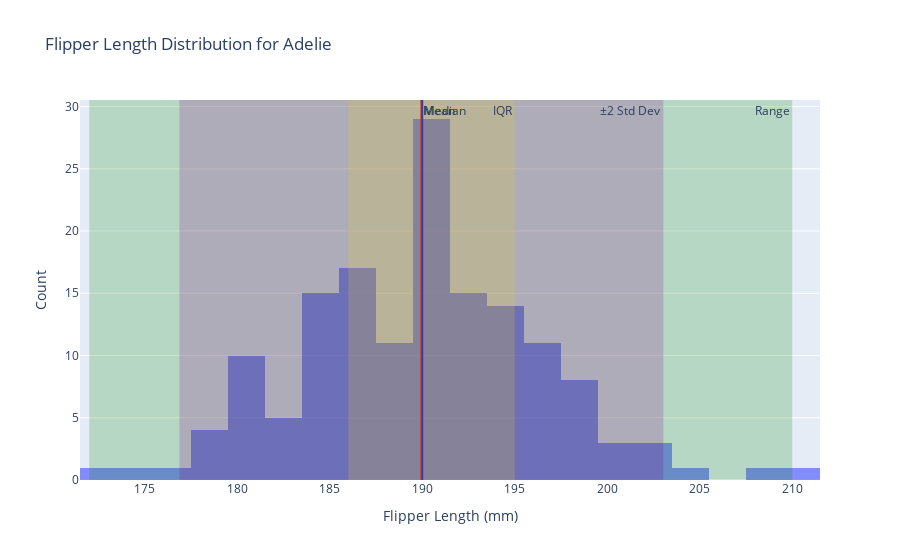
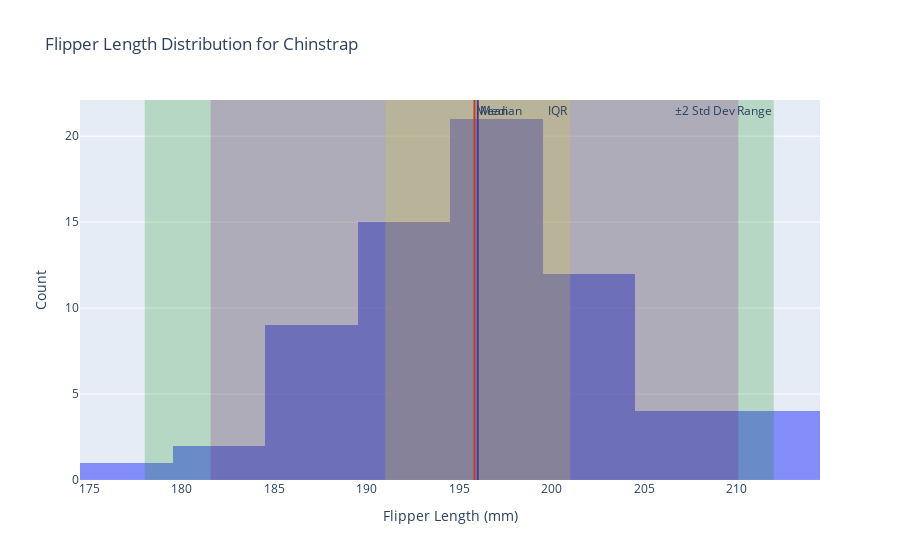
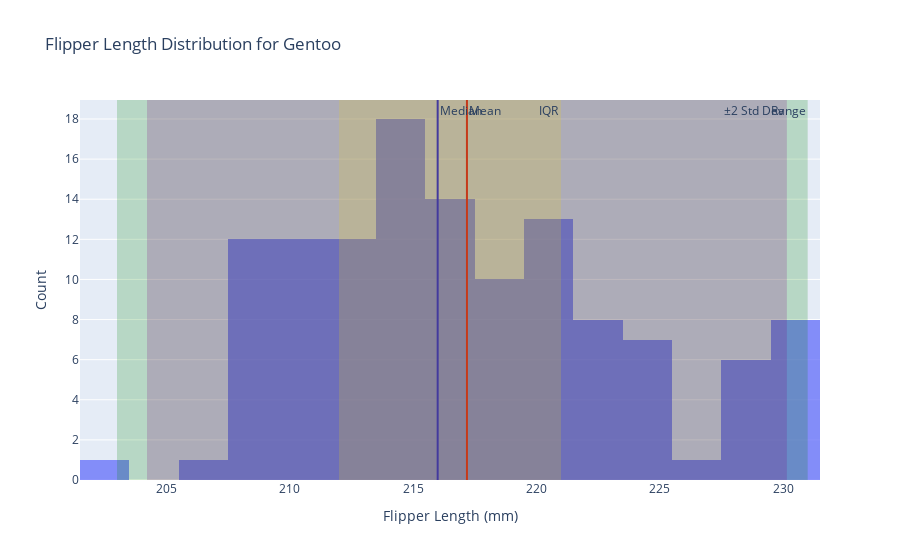

Notebook source saved alongside these figures, in order:
### Markdown cell above
#### 1. Use *fig.add_[h/v]line()* and *fig.add_[h/v]rect()* to mark, respspectively, location (mean and median) and scale (range, interquartile range, and a range defined by two standard deviations away from the mean in both directions) of *flipper_length_mm* for each _species_ onto _plotly_ histograms of *flipper_length_mm* for each _species_ in the penguins dataset<br>

<details class="details-example"><summary style="color:blue"><u>Further Guidance</u></summary>

**Time Management Warning**: it takes a long time to make a figure, whether you're working with a ChatBot, or building it from scratch based on trial and error changes with your code. ChatBots remove the need to understand the detailed nuances of data visualization library arguments and construction procedures. But after you've passed the 30 minute range of effort working with your ChatBot for this problem to try to get what you want, then your only options are to start a new session and hope for a smoother experience based on improved clarity of your directions, or submit what you have along with a brief note highlighting the duration in your chatlog history where your efforts to make progress did not produce the desired outcome.

> The code referenced above [*fig.add_[h/v]line()*](https://plotly.com/python/horizontal-vertical-shapes/) and [*fig.add_[h/v]rect()*](https://plotly.com/python/line-charts/) refer to `fig.add_hline()` and `fig.add_hline()` and `fig.add_hrect()` and `fig.add_vrect()` which overly lines rectangles onto a figure from different orientation perspectives.
>
> - _There are several considerations in this problem..._
>     - _The histograms can be on the same figure, on separate figures, or separated into different panels in the same figure_
>     - _The elements within a figure should be well annotated, probobably using a so-called legend to help make sure annotations don't overlap each other and are clear and readible_
> - _There are several ways to approach this problem..._
>     - _You will likely be very pleased when you run the code returned to you as the result of pasting this question in as a prompt into a ChatBot session; but, you will also likely need to interact with the ChatBot to ask for adjustments to the code which give a final satisfactory figure (and this is the recommended approach to get the experience this problem intends you to have)_
>     - _**When using a ChatBot, if the code provided by your ChatBot results in an error, show the error to your ChatBot and iterate this process with the adjusted "fixed" code provided by the ChatBot... this process usually converges some something workable that's pretty close to what you were going for**_
>     - <u>**And don't forget, a ChatBot can explain what how code it provides works, if you ask it to...**</u>
>     - _You could alternatively figure out how to code this plot up for yourself by looking at the provided documentation links and perhaps using some additional google searchers or ChatBot queries to help out with specific issues or examples; and, if you end up interested in figuring out a little more how the code works that's great and definitely feel free to go ahead and do so, but at this stage the point of this problem is to understand the general ideas of figures themselves as opposed to being an expert about the code that generated them_
    
</details>

### Code cell
import pandas as pd
import plotly.graph_objects as go

# Load the dataset
url = "https://raw.githubusercontent.com/mwaskom/seaborn-data/master/penguins.csv"
penguins = pd.read_csv(url)

# Define a function to create histograms
def create_histogram(species_data, species_name):
    mean = species_data['flipper_length_mm'].mean()
    median = species_data['flipper_length_mm'].median()
    std_dev = species_data['flipper_length_mm'].std()
    range_min, range_max = species_data['flipper_length_mm'].min(), species_data['flipper_length_mm'].max()
    q1, q3 = species_data['flipper_length_mm'].quantile(0.25), species_data['flipper_length_mm'].quantile(0.75)
    
    # Create a histogram
    fig = go.Figure()
    fig.add_trace(go.Histogram(x=species_data['flipper_length_mm'], opacity=0.75, name=species_name))
    
    # Add vertical lines for mean and median
    fig.add_vline(mean, line_color='red', line_width=2, annotation_text='Mean', annotation_position='top right')
    fig.add_vline(median, line_color='blue', line_width=2, annotation_text='Median', annotation_position='top right')

    # Add rectangles for ranges
    fig.add_vrect(x0=range_min, x1=range_max, fillcolor='green', opacity=0.2, line_width=0, annotation_text='Range')
    fig.add_vrect(x0=q1, x1=q3, fillcolor='yellow', opacity=0.2, line_width=0, annotation_text='IQR')
    fig.add_vrect(x0=mean - 2*std_dev, x1=mean + 2*std_dev, fillcolor='purple', opacity=0.2, line_width=0, annotation_text='±2 Std Dev')

    # Update layout
    fig.update_layout(title=f'Flipper Length Distribution for {species_name}',
                      xaxis_title='Flipper Length (mm)',
                      yaxis_title='Count',
                      legend=dict(x=0.85, y=0.95))
    
    return fig

# Create and display histograms for each species
species_list = penguins['species'].unique()
for species in species_list:
    species_data = penguins[penguins['species'] == species]
    fig = create_histogram(species_data, species)
    fig.show()

### Figure 1 — Plotly figure (JSON) as saved in the notebook; plotly's stock layout.template omitted (floating-point values rounded to 4 significant figures; data arrays with more than 128 entries replaced by an {"elided": "..."} marker saying what was removed)
{"data": [{"name": "Adelie", "opacity": 0.75, "type": "histogram", "x": {"elided": "152 int values"}}], "layout": {"annotations": [{"showarrow": false, "text": "Mean", "x": 190.0, "xanchor": "left", "xref": "x", "y": 1, "yanchor": "top", "yref": "y domain"}, {"showarrow": false, "text": "Median", "x": 190, "xanchor": "left", "xref": "x", "y": 1, "yanchor": "top", "yref": "y domain"}, {"showarrow": false, "text": "Range", "x": 210, "xanchor": "right", "xref": "x", "y": 1, "yanchor": "top", "yref": "y domain"}, {"showarrow": false, "text": "IQR", "x": 195, "xanchor": "right", "xref": "x", "y": 1, "yanchor": "top", "yref": "y domain"}, {"showarrow": false, "text": "±2 Std Dev", "x": 203.0, "xanchor": "right", "xref": "x", "y": 1, "yanchor": "top", "yref": "y domain"}], "legend": {"x": 0.85, "y": 0.95}, "shapes": [{"line": {"color": "red", "width": 2}, "type": "line", "x0": 190.0, "x1": 190.0, "xref": "x", "y0": 0, "y1": 1, "yref": "y domain"}, {"line": {"color": "blue", "width": 2}, "type": "line", "x0": 190, "x1": 190, "xref": "x", "y0": 0, "y1": 1, "yref": "y domain"}, {"fillcolor": "green", "line": {"width": 0}, "opacity": 0.2, "type": "rect", "x0": 172, "x1": 210, "xref": "x", "y0": 0, "y1": 1, "yref": "y domain"}, {"fillcolor": "yellow", "line": {"width": 0}, "opacity": 0.2, "type": "rect", "x0": 186, "x1": 195, "xref": "x", "y0": 0, "y1": 1, "yref": "y domain"}, {"fillcolor": "purple", "line": {"width": 0}, "opacity": 0.2, "type": "rect", "x0": 176.9, "x1": 203.0, "xref": "x", "y0": 0, "y1": 1, "yref": "y domain"}], "title": {"text": "Flipper Length Distribution for Adelie"}, "xaxis": {"title": {"text": "Flipper Length (mm)"}}, "yaxis": {"title": {"text": "Count"}}}}

### Figure 2 — Plotly figure (JSON) as saved in the notebook; plotly's stock layout.template omitted (floating-point values rounded to 4 significant figures)
{"data": [{"name": "Chinstrap", "opacity": 0.75, "type": "histogram", "x": [192, 196, 193, 188, 197, 198, 178, 197, 195, 198, 193, 194, 185, 201, 190, 201, 197, 181, 190, 195, 181, 191, 187, 193, 195, 197, 200, 200, 191, 205, 187, 201, 187, 203, 195, 199, 195, 210, 192, 205, 210, 187, 196, 196, 196, 201, 190, 212, 187, 198, 199, 201, 193, 203, 187, 197, 191, 203, 202, 194, 206, 189, 195, 207, 202, 193, 210, 198]}], "layout": {"annotations": [{"showarrow": false, "text": "Mean", "x": 195.8, "xanchor": "left", "xref": "x", "y": 1, "yanchor": "top", "yref": "y domain"}, {"showarrow": false, "text": "Median", "x": 196, "xanchor": "left", "xref": "x", "y": 1, "yanchor": "top", "yref": "y domain"}, {"showarrow": false, "text": "Range", "x": 212, "xanchor": "right", "xref": "x", "y": 1, "yanchor": "top", "yref": "y domain"}, {"showarrow": false, "text": "IQR", "x": 201, "xanchor": "right", "xref": "x", "y": 1, "yanchor": "top", "yref": "y domain"}, {"showarrow": false, "text": "±2 Std Dev", "x": 210.1, "xanchor": "right", "xref": "x", "y": 1, "yanchor": "top", "yref": "y domain"}], "legend": {"x": 0.85, "y": 0.95}, "shapes": [{"line": {"color": "red", "width": 2}, "type": "line", "x0": 195.8, "x1": 195.8, "xref": "x", "y0": 0, "y1": 1, "yref": "y domain"}, {"line": {"color": "blue", "width": 2}, "type": "line", "x0": 196, "x1": 196, "xref": "x", "y0": 0, "y1": 1, "yref": "y domain"}, {"fillcolor": "green", "line": {"width": 0}, "opacity": 0.2, "type": "rect", "x0": 178, "x1": 212, "xref": "x", "y0": 0, "y1": 1, "yref": "y domain"}, {"fillcolor": "yellow", "line": {"width": 0}, "opacity": 0.2, "type": "rect", "x0": 191, "x1": 201, "xref": "x", "y0": 0, "y1": 1, "yref": "y domain"}, {"fillcolor": "purple", "line": {"width": 0}, "opacity": 0.2, "type": "rect", "x0": 181.6, "x1": 210.1, "xref": "x", "y0": 0, "y1": 1, "yref": "y domain"}], "title": {"text": "Flipper Length Distribution for Chinstrap"}, "xaxis": {"title": {"text": "Flipper Length (mm)"}}, "yaxis": {"title": {"text": "Count"}}}}

### Figure 3 — Plotly figure (JSON) as saved in the notebook; plotly's stock layout.template omitted (floating-point values rounded to 4 significant figures)
{"data": [{"name": "Gentoo", "opacity": 0.75, "type": "histogram", "x": [211, 230, 210, 218, 215, 210, 211, 219, 209, 215, 214, 216, 214, 213, 210, 217, 210, 221, 209, 222, 218, 215, 213, 215, 215, 215, 216, 215, 210, 220, 222, 209, 207, 230, 220, 220, 213, 219, 208, 208, 208, 225, 210, 216, 222, 217, 210, 225, 213, 215, 210, 220, 210, 225, 217, 220, 208, 220, 208, 224, 208, 221, 214, 231, 219, 230, 214, 229, 220, 223, 216, 221, 221, 217, 216, 230, 209, 220, 215, 223, 212, 221, 212, 224, 212, 228, 218, 218, 212, 230, 218, 228, 212, 224, 214, 226, 216, 222, 203, 225, 219, 228, 215, 228, 216, 215, 210, 219, 208, 209, 216, 229, 213, 230, 217, 230, 217, 222, 214, null, 215, 222, 212, 213]}], "layout": {"annotations": [{"showarrow": false, "text": "Mean", "x": 217.2, "xanchor": "left", "xref": "x", "y": 1, "yanchor": "top", "yref": "y domain"}, {"showarrow": false, "text": "Median", "x": 216, "xanchor": "left", "xref": "x", "y": 1, "yanchor": "top", "yref": "y domain"}, {"showarrow": false, "text": "Range", "x": 231, "xanchor": "right", "xref": "x", "y": 1, "yanchor": "top", "yref": "y domain"}, {"showarrow": false, "text": "IQR", "x": 221, "xanchor": "right", "xref": "x", "y": 1, "yanchor": "top", "yref": "y domain"}, {"showarrow": false, "text": "±2 Std Dev", "x": 230.2, "xanchor": "right", "xref": "x", "y": 1, "yanchor": "top", "yref": "y domain"}], "legend": {"x": 0.85, "y": 0.95}, "shapes": [{"line": {"color": "red", "width": 2}, "type": "line", "x0": 217.2, "x1": 217.2, "xref": "x", "y0": 0, "y1": 1, "yref": "y domain"}, {"line": {"color": "blue", "width": 2}, "type": "line", "x0": 216, "x1": 216, "xref": "x", "y0": 0, "y1": 1, "yref": "y domain"}, {"fillcolor": "green", "line": {"width": 0}, "opacity": 0.2, "type": "rect", "x0": 203, "x1": 231, "xref": "x", "y0": 0, "y1": 1, "yref": "y domain"}, {"fillcolor": "yellow", "line": {"width": 0}, "opacity": 0.2, "type": "rect", "x0": 212, "x1": 221, "xref": "x", "y0": 0, "y1": 1, "yref": "y domain"}, {"fillcolor": "purple", "line": {"width": 0}, "opacity": 0.2, "type": "rect", "x0": 204.2, "x1": 230.2, "xref": "x", "y0": 0, "y1": 1, "yref": "y domain"}], "title": {"text": "Flipper Length Distribution for Gentoo"}, "xaxis": {"title": {"text": "Flipper Length (mm)"}}, "yaxis": {"title": {"text": "Count"}}}}
